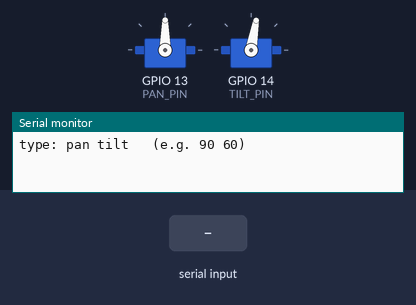
Simulated run of this sketch. Board: ESP32. Shown: 2 × servo, the last lines printed to the serial monitor. Inputs (shaded band) come from the test bench.

Above: at 1.2 s.
1.3 s: "90,45\n" received over Serial
At 2.2 s:
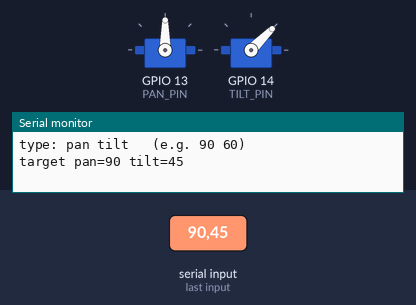
3.1 s: "30,150\n" received over Serial
At 4.3 s:
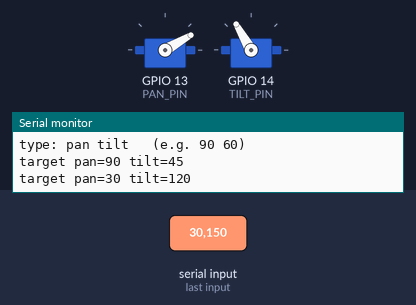
5.3 s: "5\n" received over Serial
At 8.0 s:
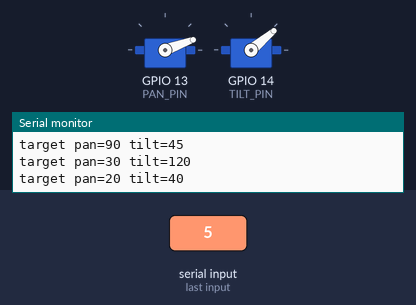
8.3 s: "90\n" received over Serial
At 9.76 s:
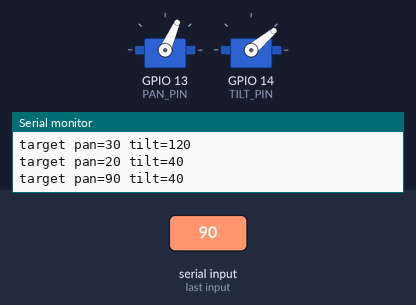
11.3 s: "200\n" received over Serial
At 13.3 s:
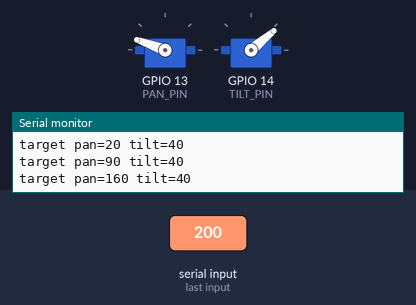
14.3 s: "1,90\n" received over Serial
At 17.1 s:
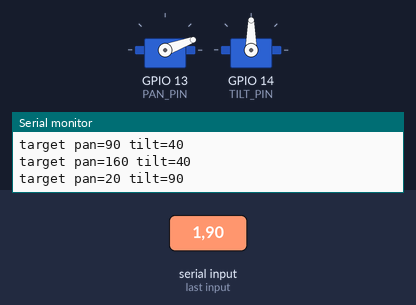
Timing chart, 0 to 18.3 s (numbered marks = the images above; inputs shaded):
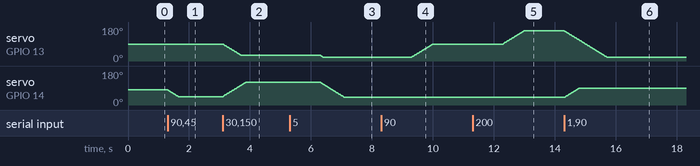

Measured:
- after the input at 1.3 s, servo on GPIO 14 (TILT_PIN): moves from 80° to 45° over 0.34 s, starting at once
- after the input at 3.1 s, servo on GPIO 13 (PAN_PIN): moves from 90° to 30° over 0.58 s, starting at once; servo on GPIO 14 (TILT_PIN): moves from 45° to 120° over 0.74 s, starting at once
- after the input at 5.3 s, servo on GPIO 13 (PAN_PIN): 30° → 20° after 1.0 s; servo on GPIO 14 (TILT_PIN): moves from 120° to 40° over 0.78 s, starting after 1.0 s
- after the input at 8.3 s, servo on GPIO 13 (PAN_PIN): moves from 20° to 90° over 0.68 s, starting after 1.0 s
- after the input at 11.3 s, servo on GPIO 13 (PAN_PIN): moves from 90° to 160° over 0.68 s, starting after 1.0 s
- after the input at 14.3 s, servo on GPIO 13 (PAN_PIN): moves from 160° to 20° over 1.4 s, starting at once; servo on GPIO 14 (TILT_PIN): moves from 40° to 90° over 0.48 s, starting at once

The sketch:

01_servo_limits.ino
```cpp
/*
  01_servo_limits — move the pan/tilt servos safely from the Serial Monitor.

  Type in Serial Monitor (115200, "Newline"):  pan tilt   e.g.  90 60
  The servos move SLOWLY (MAX_STEP degrees every 20 ms) and never past the limits,
  so the bracket and camera cable can't be damaged.

  Library: "ESP32Servo" by Kevin Harrington (Library Manager).
*/
#include <ESP32Servo.h>

const int PAN_PIN = 13, TILT_PIN = 14;
const int PAN_MIN = 20, PAN_MAX = 160;    // TODO: find the safe range of YOUR bracket
const int TILT_MIN = 40, TILT_MAX = 120;
const int MAX_STEP = 2;                   // degrees per 20 ms = smooth + slow

Servo pan, tilt;
int panNow = 90, tiltNow = 80;            // where the servos are
int panTarget = 90, tiltTarget = 80;      // where we want them

/**
 * Purpose: move one step closer to the target, never faster than MAX_STEP.
 * Args: now (current angle), target
 * Returns: new angle
 */
int stepToward(int now, int target) {
  if (target > now) return now + min(MAX_STEP, target - now);
  if (target < now) return now - min(MAX_STEP, now - target);
  return now;
}

void setup() {
  Serial.begin(115200);
  pan.attach(PAN_PIN);
  tilt.attach(TILT_PIN);
  pan.write(panNow);
  tilt.write(tiltNow);
  Serial.println("type: pan tilt   (e.g. 90 60)");
}

void loop() {
  if (Serial.available()) {
    int p = Serial.parseInt();
    int t = Serial.parseInt();
    while (Serial.available()) Serial.read();          // clear the rest of the line
    panTarget = constrain(p, PAN_MIN, PAN_MAX);        // LIMITS
    tiltTarget = constrain(t, TILT_MIN, TILT_MAX);
    Serial.printf("target pan=%d tilt=%d\n", panTarget, tiltTarget);
  }
  panNow = stepToward(panNow, panTarget);
  tiltNow = stepToward(tiltNow, tiltTarget);
  pan.write(panNow);
  tilt.write(tiltNow);
  delay(20);
}
```
